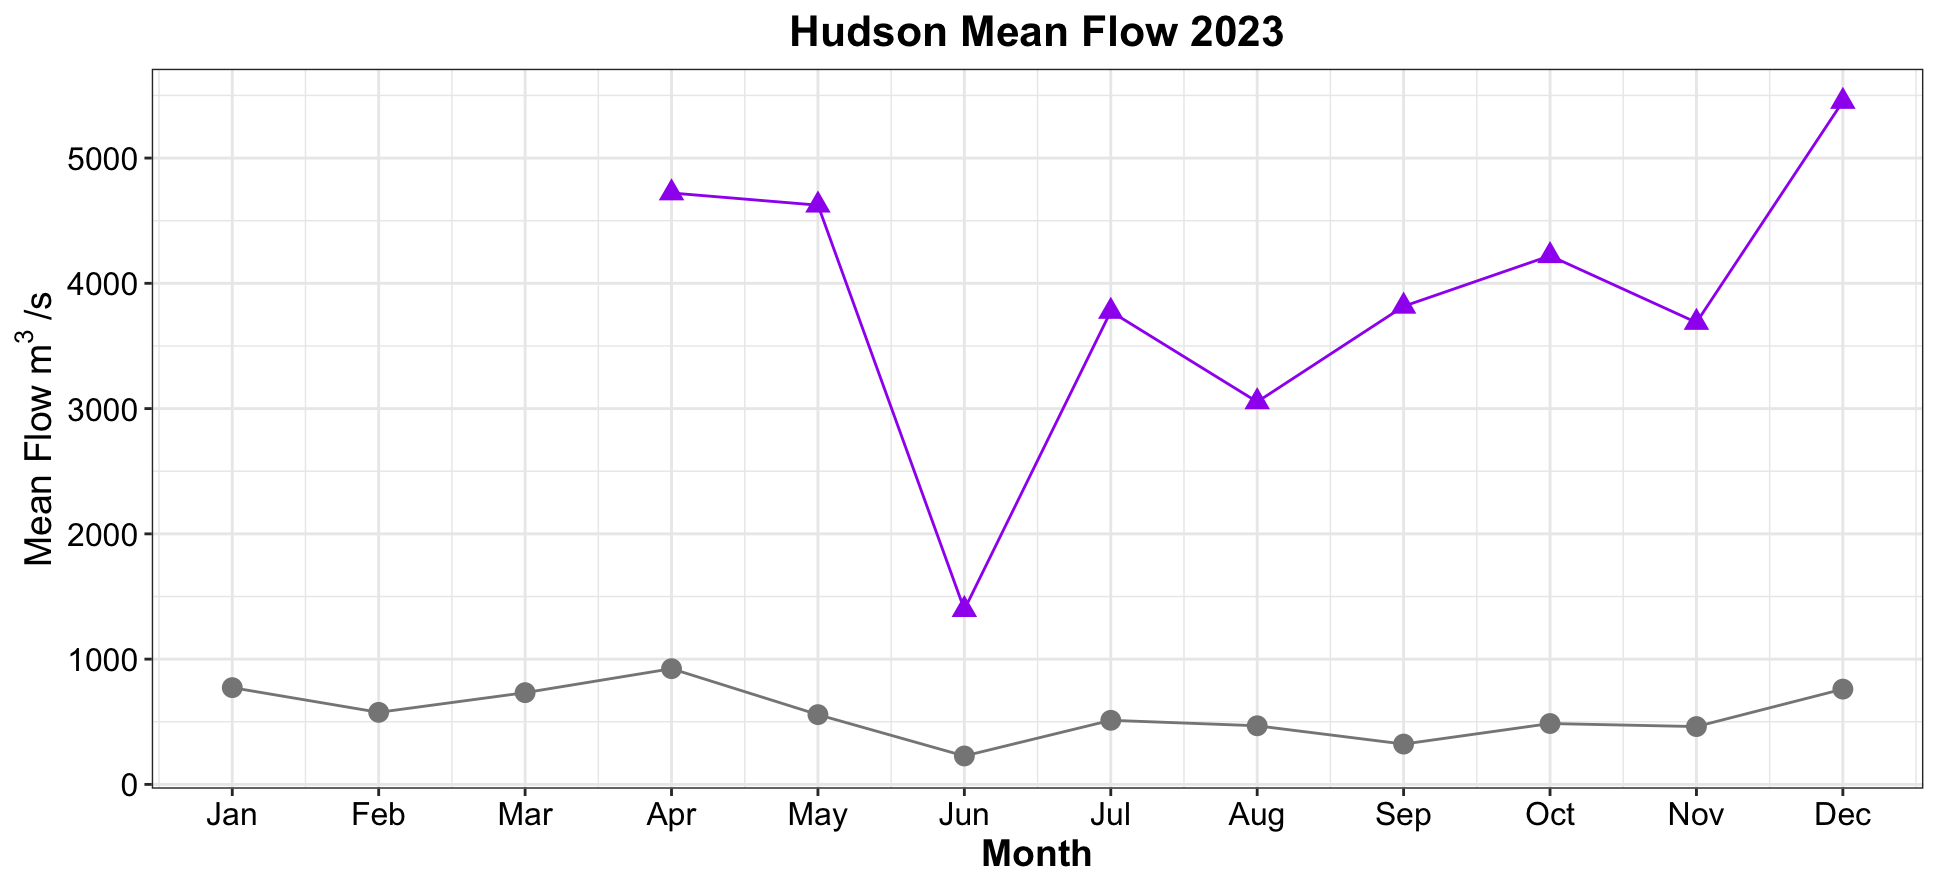

Reproduce this figure in R.
## Figures for River Flow

## **Laura Gruenburg, lagruenburg@gmail.com**

#   **LAST UPDATED: December 14, 2023**

#####load required functions
#  You will need to download the functions from here https://gist.github.com/gavinsimpson/e73f011fdaaab4bb5a30

setwd("~/Desktop/NYB Indicators/Deriv")
source("Deriv.R")
library(mgcv)
library(ggplot2)
#library(mgcViz)


####### Load the datasets
setwd("~/Desktop/NYB Indicators/NYB_Indicators_Calculations/Final_Timeseries_Figures/Timeseries_Files_2023")
hudson<-read.csv("Riverflow_Dec_14_2023.csv", header = TRUE)
hudsondaily<-read.csv("Riverflow_Dec_14_2023_Daily2023.csv", header = TRUE)

narrows_d <- read.csv('/Users/nyelab/Desktop/NYB Indicators/NYB_Indicators_Calculations/Final_Timeseries_Figures/Timeseries_Files_2023/Hudson_at_Narrows2023daily.csv')
narrows_m <- read.csv('/Users/nyelab/Desktop/NYB Indicators/NYB_Indicators_Calculations/Final_Timeseries_Figures/Timeseries_Files_2023/Hudson_at_Narrows2023monthly.csv')


meanflow <- hudson[hudson$Variable == 'Hudson_meanflow',]
cfs_to_cms<-0.0283168
meanflow$Val <- meanflow$Val*cfs_to_cms

hudsondaily$val <- hudsondaily$val*cfs_to_cms
hudsondaily$month <- month(hudsondaily$dates)
hudsondaily$yday <- yday(hudsondaily$dates)

hms<-hudsondaily %>%
  group_by(month) %>%
  summarise(vol_transport = mean(val))


qmeanflow = quantile(meanflow$Val, probs = c(.30, .70))

# find the last 5 years mean
mn_meanflow5 = mean(meanflow$Val[meanflow$Year >= 2019])
# what quintile the data is in
mn_meanflow5 >qmeanflow


# Creat a GAM - adjust k and remember to check model
mod<- gam(Val ~ s(Year, k=15), data = meanflow)
summary(mod) #check out model
gam.check(mod)

pdata <- with(meanflow, data.frame(Year = Year))
p2_mod <- predict(mod, newdata = pdata,  type = "terms", se.fit = TRUE)
intercept = 412.4179  # look at p2_mod and extract the intercept
pdata <- transform(pdata, p2_mod = p2_mod$fit[,1], se2 = p2_mod$se.fit[,1])

#  Now that we have the model prediction, the next step is to calculate the first derivative
#  Then determine which increases and decreases are significant
Term = "Year"
mod.d <- Deriv(mod, n=72) # n is the number of Years
mod.dci <- confint(mod.d, term = Term)
mod.dsig <- signifD(pdata$p2_mod, d = mod.d[[Term]]$deriv,
                    +                    mod.dci[[Term]]$upper, mod.dci[[Term]]$lower)

# Take a quick look to make sure it appears ok before final plotting
plot(Val ~ Year, data = meanflow)
lines(Val ~ Year, data = meanflow)
lines(p2_mod+intercept ~ Year, data = pdata, type = "n")
lines(p2_mod+intercept ~ Year, data = pdata)
lines(unlist(mod.dsig$incr)+intercept ~ Year, data = pdata, col = "blue", lwd = 3)
lines(unlist(mod.dsig$decr)+intercept ~ Year, data = pdata, col = "red", lwd = 3)

linearMod<- lm(Val ~ Year, data=meanflow)
summary(linearMod)


ggplot() + 
  geom_line(data = meanflow, aes(x = Year, y = Val), color = 'grey53') +
  geom_point(data = meanflow, aes(x = Year, y = Val), color = 'gray53') + 
  geom_point(data = meanflow[72,], aes(x = Year, y = Val), shape = 17, size = 3) + 
  geom_smooth(data = meanflow, aes(x = Year, y = Val), method = lm, se = FALSE, color = 'black') + 
  geom_line(data=pdata, aes(x = Year, y = p2_mod+intercept), se = FALSE, color = 'black', linetype = 'twodash', size = 1) + 
  geom_line(data = pdata, aes(y = unlist(mod.dsig$incr)+intercept, x = Year), color = "blue", size = 1) + 
  geom_line(data = pdata, aes(y = unlist(mod.dsig$decr)+intercept, x = Year), color = 'red', size = 1) + 
  theme_bw() +
  labs (y = bquote("Mean Flow "~m^3~"/s"), x = 'Year', title = 'Hudson Mean Flow at Green Island') + 
  theme(plot.title=element_text(size = 16,face = 'bold',hjust = 0.5), axis.title=element_text(size = 14, face = 'bold'), axis.text= element_text(color = 'black', size = 12))



linearMod2<- lm(vol_transport ~ month, data=hms)
summary(linearMod2)

linearMod3<- lm(vol_transport ~ month, data=narrows_m)
summary(linearMod3)


ggplot() + 
  geom_line(data = hms, aes(x = month, y = vol_transport), color = 'grey53') +
  geom_point(data = hms, aes(x = month, y = vol_transport), color = 'gray53', size =3) + 
  geom_line(data = narrows_m, aes(x = month, y = vol_transport), color = 'purple') +
  geom_point(data = narrows_m, aes(x = month, y = vol_transport), color = 'purple', shape = 17, size =3) + 
  theme_bw() +
  scale_x_continuous(breaks=c(1,2,3,4,5,6,7,8,9,10,11,12),
                   labels=c("Jan","Feb", "Mar", "Apr","May","Jun", "Jul","Aug", "Sep", "Oct", "Nov", "Dec")) +
  labs (y = bquote("Mean Flow"~m^3~"/s"), x = 'Month', title = 'Hudson Mean Flow 2023') + 
  theme(plot.title=element_text(size = 16,face = 'bold',hjust = 0.5), axis.title=element_text(size = 14, face = 'bold'), axis.text= element_text(color = 'black', size = 12))

ggplot() + 
  geom_line(data = hms, aes(x = month, y = vol_transport-(mean(vol_transport))), color = 'grey53') +
  geom_point(data = hms, aes(x = month, y = vol_transport-(mean(vol_transport))), color = 'gray53', size =3) + 
  geom_line(data = narrows_m, aes(x = month, y = vol_transport-(mean(vol_transport))), color = 'purple') +
  geom_point(data = narrows_m, aes(x = month, y = vol_transport-(mean(vol_transport))), color = 'purple', shape = 17, size =3) + 
   theme_bw() +
  labs (y = bquote("Flow Anomaly"~m^3~"/s"), x = 'Year', title = 'Hudson Mean Flow at Green Island') + 
  theme(plot.title=element_text(size = 16,face = 'bold',hjust = 0.5), axis.title=element_text(size = 14, face = 'bold'), axis.text= element_text(color = 'black', size = 12))
